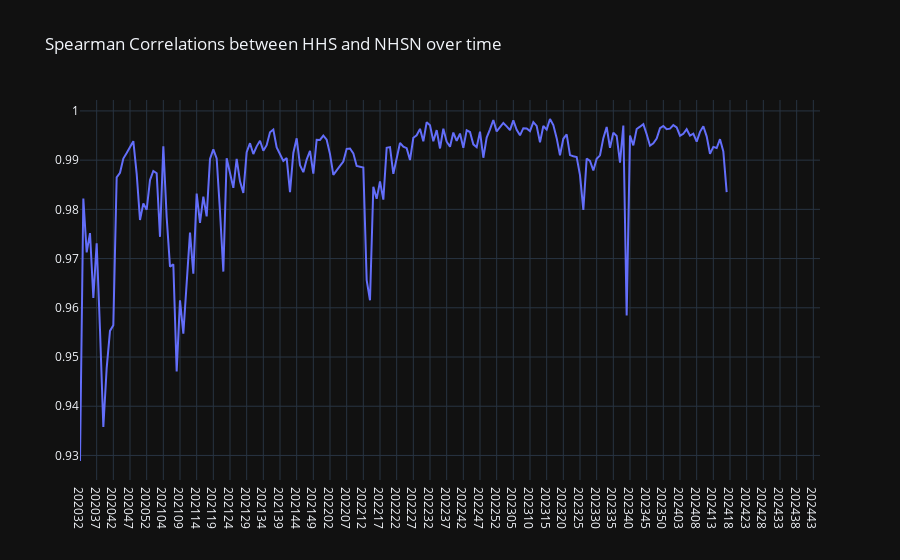

Notebook code cell kept with this figure:
### Code cell
import pandas as pd
import plotly.graph_objects as go
from plotly.offline import init_notebook_mode


init_notebook_mode(connected=True)

spearmanr_by_time = generate_spearman(state_df, hhs_state_df, "time_value")

# Create the timeplot
fig = go.Figure()
fig.add_trace(go.Scatter(x=spearmanr_by_time['time_value'], y=spearmanr_by_time['correlation'], mode='lines', name='Time Series'))
fig.update_layout(title='Spearman Correlations between HHS and NHSN over time')
fig.show()

### Figure 1 — Plotly figure (JSON) as saved in the notebook; plotly's stock layout.template omitted (floating-point values rounded to 4 significant figures; data arrays with more than 128 entries replaced by an {"elided": "..."} marker saying what was removed)
{"data": [{"mode": "lines", "name": "Time Series", "x": {"elided": "223 str values"}, "y": {"elided": "223 float values"}, "type": "scatter"}], "layout": {"title": {"text": "Spearman Correlations between HHS and NHSN over time"}}}
